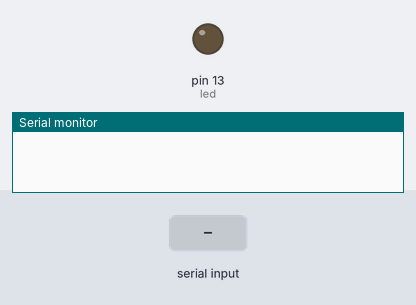
Recording of a sketch running on a simulated Arduino Uno, built with avr-gcc and run on an emulated ATmega328P. On the bench: output pins drawn as LEDs (lit = HIGH), the last lines printed to the serial monitor. The inputs (shaded band) are chosen by the test bench.

Above: at 1.2 s.
1.3 s: "a" received over Serial
At 2.5 s:
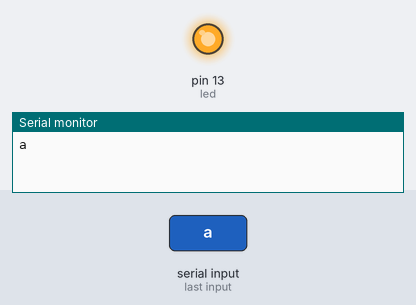
2.8 s: "b" received over Serial
At 3.6 s:
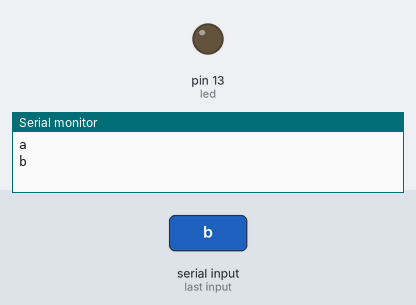
Timing chart, 0 to 5.8 s (numbered marks = the images above; inputs shaded):
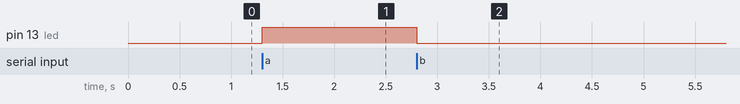

Measured:
- after the input at 1.3 s, pin 13 (led): LOW → HIGH at once
- after the input at 2.8 s, pin 13 (led): HIGH → LOW at once

The sketch:

serial_communication.ino
```cpp
int led=13;

void setup(){
  pinMode (led, OUTPUT);
  Serial.begin(9600);
}

void loop(){
  if(Serial.available()>0){
  char data= Serial.read();
  if (data=='a'){
    digitalWrite (led, HIGH);
  }
  if (data=='b'){
    digitalWrite (led, LOW);
  }
  Serial.println(data);
}
}
```
